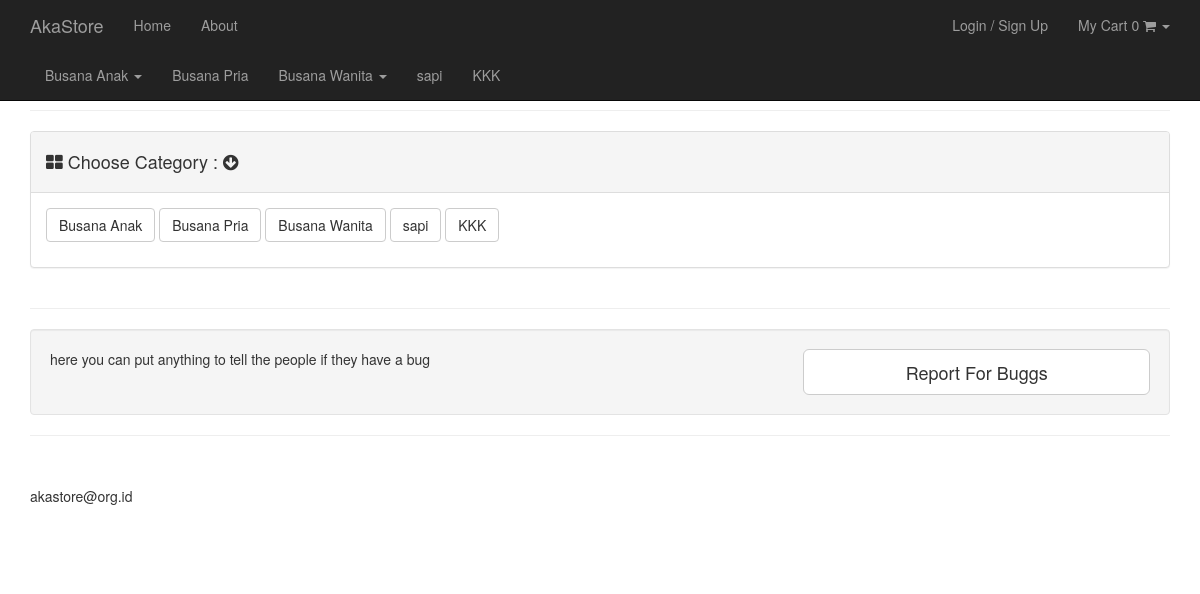
Screenshot of /home/showme/2 with the database file from the repository.
### tables this page shows
CREATE TABLE IF NOT EXISTS `all_settings` (
`all_id` int(3) NOT NULL,
  `all_name_settings` varchar(60) NOT NULL,
  `all_value_settings` varchar(60) NOT NULL
);

CREATE TABLE IF NOT EXISTS `category` (
`id_category` int(11) NOT NULL,
  `category_name` varchar(250) NOT NULL
);

### application/controllers/home.php (called while the page is built, shortened)
<?php
class Home extends CI_Controller {
	public function __construct ()
	{
		$this->load->model('model_products');
		$this->load->model('model_settings');
	}
	public function showme($pro_name)
	{
			$data['get_sitename'] = $this->model_settings->sitename_settings();
			$data['get_footer'] = $this->model_settings->footer_settings();
			$data['starts'] 		= $this->model_products->category();
			$data['comes'] = $this->model_products->showme($pro_name);
			$this->load->view('this_products',$data);
	}
}

### index.php (called while the page is built, shortened)
<?php
require_once BASEPATH.'core/CodeIgniter.php';

### application/models/model_settings.php (called while the page is built, shortened)
<?php
class Model_settings extends CI_Model {
		public function sitename_settings()
		{
			$query = $this->db->query('SELECT  * FROM all_settings WHERE all_name_settings = "site_name"');
			return $query->result();
		}
		public function footer_settings()
		{
			$query = $this->db->query('SELECT  * FROM all_settings WHERE all_name_settings = "footer"');
			return $query->result();
		}
}

### application/models/model_products.php (called while the page is built, shortened)
<?php
class Model_products extends CI_Model {
	public function category(){
		return $this->db->get('category')->result_array();
	}
}

### application/views/layout/product_menu.php (the view)
<div class="row">
          <div class="col-lg-12">
           <hr>
          </div>
          <div class="col-md-12">
              <div class="panel panel-default">
                  <div class="panel-heading">
                      <h4><i class="fa fa-th-large"></i> Choose Category : <i class="fa fa-arrow-circle-down"></i> </h4>
                  </div>
                  <div class="panel-body">
                      <p>
					<?php foreach ($starts as $start ) :?>
						<?=  anchor('home/showme/'.$start['id_category'],$start['category_name'],['class'=>'btn btn-default']) ?>
                          <?php endforeach; ?>
                      </p>
                  </div>
              </div>
          </div>
      </div>

### application/views/layout/navigation.php (shortened to what this page needs)
<nav class="navbar navbar-inverse navbar-fixed-top" role="navigation">
			<div class="container">
				<div class="navbar-header">
					<a class="navbar-brand" href="<?php echo base_url(); ?>"><?php foreach($get_sitename as $sitename):?><?=  $sitename->all_value_settings;?><?php endforeach;?></a>
				</div>
				<div class="collapse navbar-collapse" id="bs-example-navbar-collapse-1">
					<ul class="nav navbar-nav navbar-left">
						<li>
							<a href="<?php echo base_url(); ?>">Home</a>
						</li>
						<li>
							<a href="">About</a>
						</li>
					</ul>
					<ul class="nav navbar-nav navbar-right">
						<?php if ($this->session->userdata('username')): ?>
						<li>
							<?php echo ('<a>'.'You Are : '.$this->session->userdata('username').'</a>'); ?>
						</li>
						<li>
							<?php echo anchor('logout','Logout');?>
							<?php else:?>
						<li>
							<?php echo anchor('login','Login / Sign Up');?>
							<?php endif;?>
						</li>
						<?php  if($this->session->userdata('group')	!=	'1'  and $this->session->userdata('group')	!=	'2' ): ?>
						<li class="dropdown">
							<a href="#" class="dropdown-toggle" data-toggle="dropdown"> My Cart <?= $this->cart->total_items(); ?> <i class="fa fa-shopping-cart"> </i> <b class="caret"> </b></a>
						</li>
						<?php endif;?>
					</ul>
				</div>
				<div class="collapse navbar-collapse" id="bs-example-navbar-collapse-1">
					<ul class="nav navbar-nav navbar-left">
						<?php
						$CI =& get_instance();
						$data = $CI->db->query("SELECT *,COALESCE((SELECT id_subcategory FROM subcategory sc WHERE sc.id_category=c.id_category GROUP BY sc.id_category),0)ok FROM category c")->result_array();
						foreach($data as $row){
							if($row['ok']==0){
							?>
								<li class="dropdown">
									<a class="dropdown-toggle" data-toggle="dropdown" href="#"><?=$row['category_name'];?>
									</a>
								</li>
							<?php
							}else{
							?>
								<li class="dropdown">
									<a class="dropdown-toggle" data-toggle="dropdown" href="#"><?=$row['category_name'];?>
									<span class="caret"></span></a>
								</li>
							<?php
							}
						}
						?>
					</ul>
				</div>
			</div>
		</nav>
		<br/><br/>

### application/views/layout/footer.php
<footer>
          <div class="row">
              <div class="col-lg-12">
                  <p><?php foreach($get_footer as $footer):?><?=  $footer->all_value_settings;?><?php endforeach;?></p>
              </div>
          </div>
      </footer>

### assets/css/modern-business.css (style rules this page uses)
html, body { height: 100%; }
body { padding-top: 50px; }
footer { margin: 50px 0; }

### rows the page displays
all_settings: all_value_settings "AkaStore"
category: category_name "Busana Anak", id_category+category_name "Busana Anak"
category: category_name "Busana Pria", id_category+category_name "Busana Pria"
category: category_name "Busana Wanita", id_category+category_name "Busana Wanita"
category: category_name "sapi", id_category+category_name "sapi"
category: category_name "KKK", id_category+category_name "KKK"
all_settings: all_value_settings "akastore@org.id"

### other values shown
anchor('login','Login / Sign Up') "Login / Sign Up"
$this->cart->total_items() "0"
